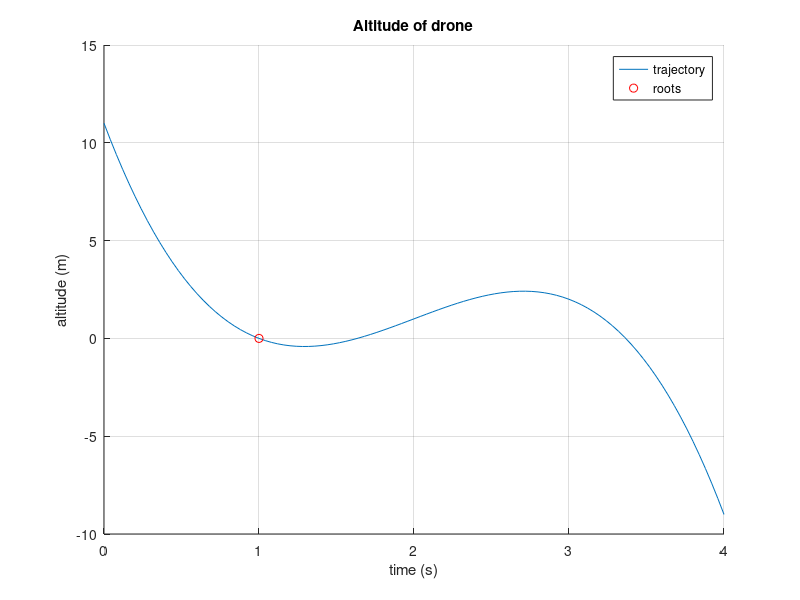

The MATLAB script that drew this image:
%clear the workspace
clear all;
clc;

%plot the function
t = linspace(0, 4, 101);
height = -2*(t - 2).^3 + 3*(t - 2) + 1
figure;
hold on;
plot(t, height, 'DisplayName', 'trajectory');
grid on;
legend('show');
title('Altitude of drone');
xlabel('time (s)');
ylabel('altitude (m)');

%find and plot roots
roots = find(~height);
plot(t(roots), height(roots), 'ro', 'DisplayName', 'roots');
legend('show');

%find length of time within 30% of target
upper = 0.3*9;
lower = -0.3*9;
times = find(height <= upper && height >= lower);
total = (length(times) - 1)/25;

%calculate velocity at t=4
velocity = 25*(height(end) - height(end - 1));
